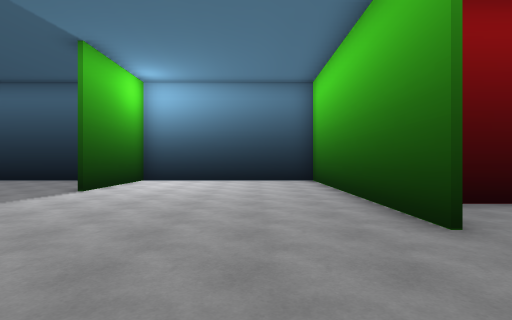
View 1 (above)

23 first-person views from a walk through a Unity game level. The camera is 1.4 m above the floor, looks level and sees 80° across. The floor is counted in squares, 2 m on a side. Each view is taken from the middle of a square. On the plan, view 1 faces up. The plan holds only what a view shows up to about 10 squares ahead; the rest is blank. The place goes on beyond the plan. The player character is not drawn. Some animated figures are left out. Some surface patterns are stand-ins.

View 2
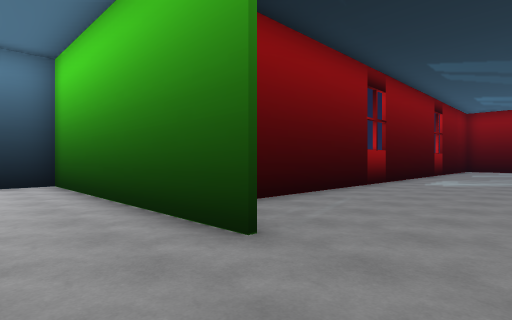

View 3
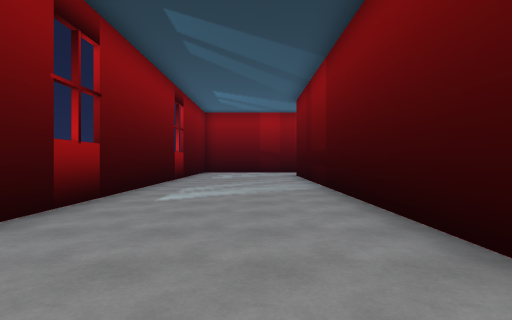

View 4
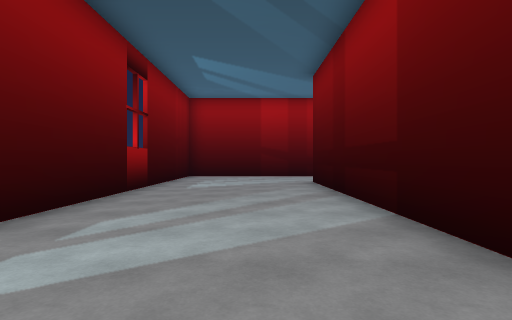

View 5
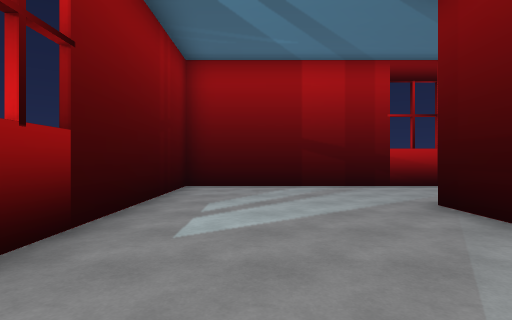

View 6
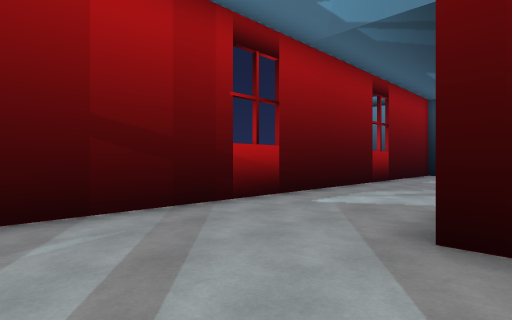

View 7
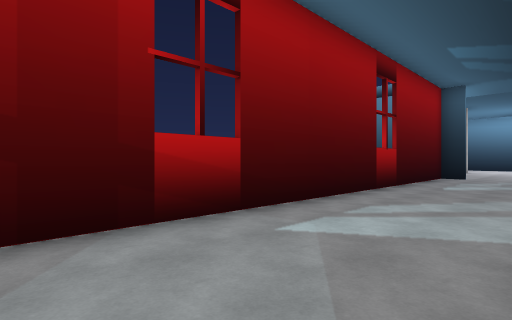

View 8
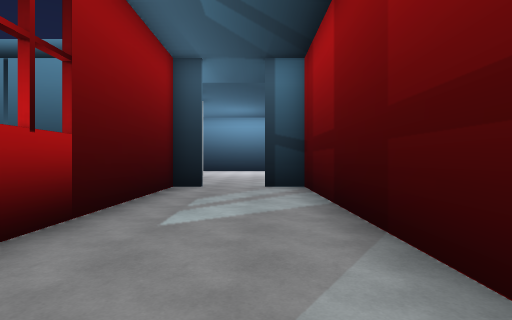

View 9
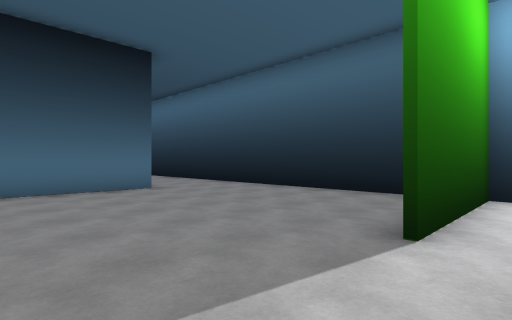

View 10
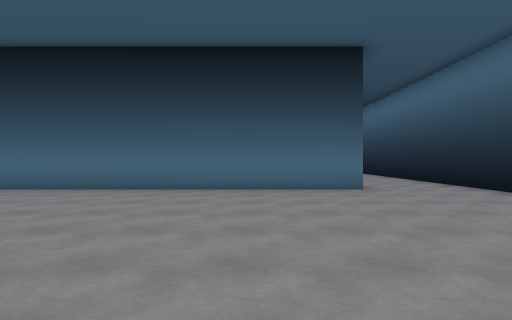

View 11
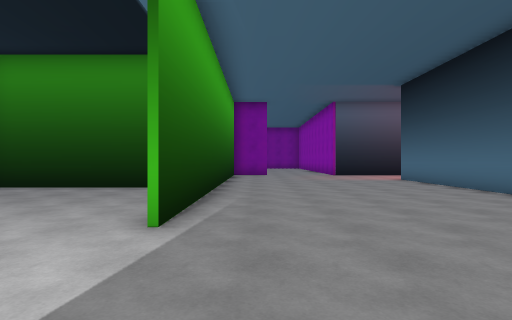

View 12
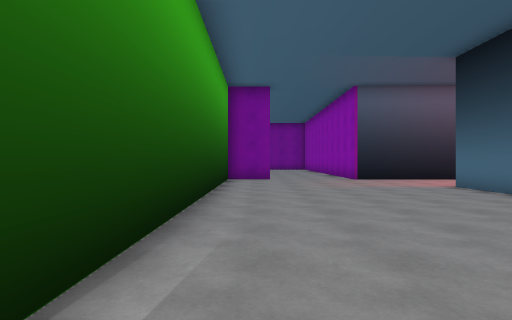

View 13
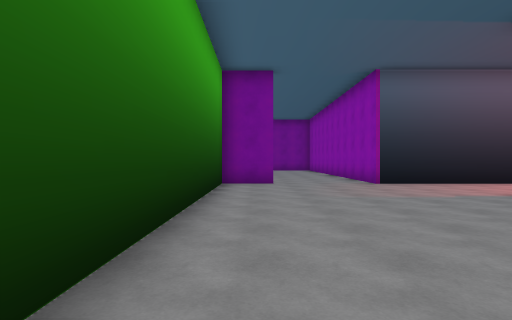

View 14
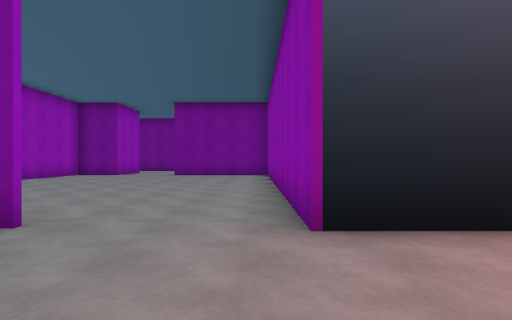

View 15
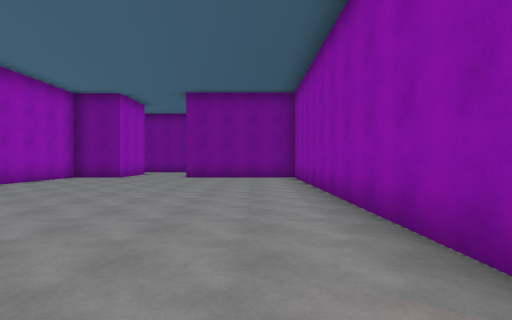

View 16
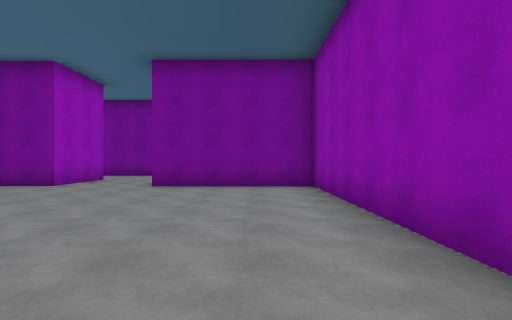

View 17
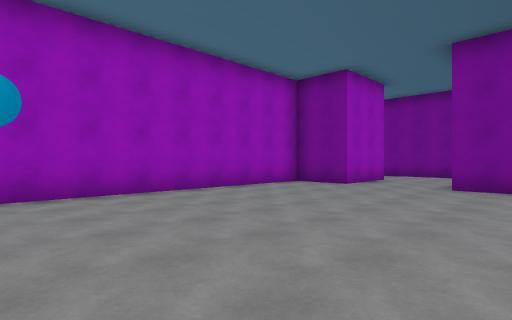

View 18
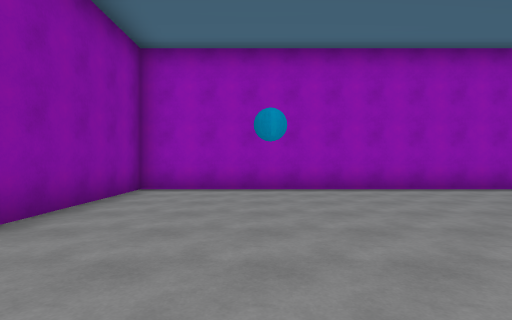

View 19
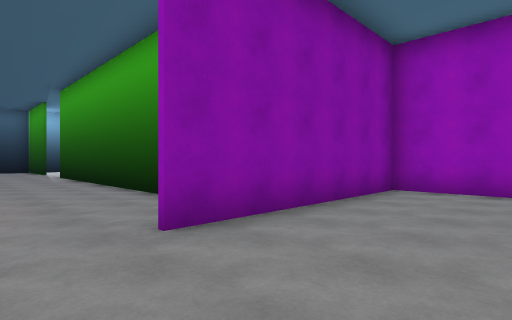

View 20
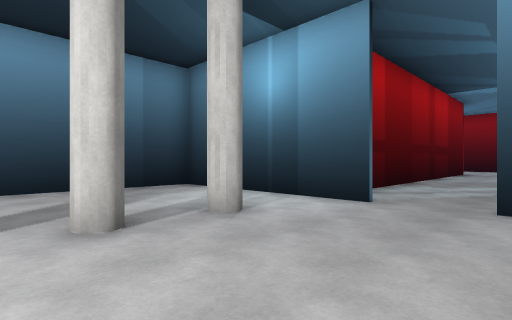

View 21
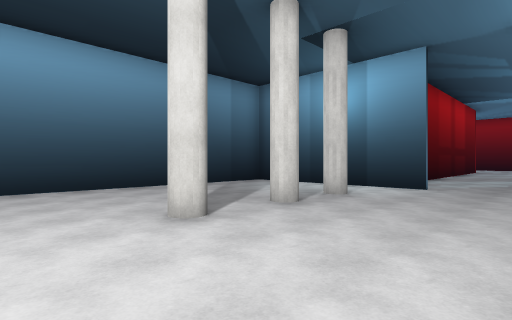

View 22
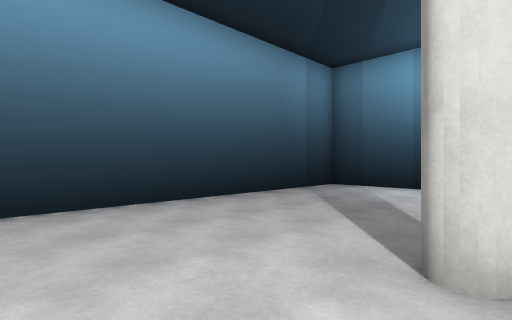

View 23
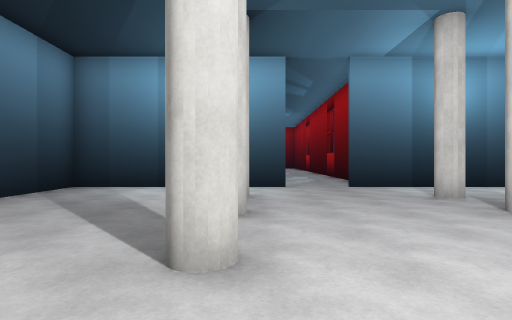

### Floor plan
Points are (right, up) in squares from view 1. A wall is a line through its corners. A room is listed if a view was taken in it or the views show most of it. See-through windows are left out.
Room 1 (views 1, 2, 3, 4, 5, 6, 7, 8, 9, 10, 11, 12, 13, 14, 15, 16, 17, 18, 19)
walls: (-2.4, -0.7) (1.5, -0.7); (2, 3) (2, 10.5) (0.7, 10.5); (6.1, 0.2) (17.8, 0.2); (-5.6, -7) (-4, -7) (-4, 3.9); (-3.9, 10.5) (-3.9, 6.8); (-5.3, 10.5) (-13, 10.5); (-10.2, 7.6) (-10.2, -4); (-12.6, -7) (-8.5, -7) (-8.5, -18.1) (-4.1, -18.1); (0.3, -17.9) (0.3, -7.2) (-5.6, -7.2); (17.7, -5.5) (17.7, -12) (18.9, -12); (-1.6, -20) (-1.6, -18.1) (0, -18.1); (21.2, -12) (21.2, 4.9) (3.2, 4.9)
ways out: opening at (19.5, -13) to room 2
Room 2 (views 20, 21, 22, 23)
walls: (18.9, -12.1) (13.3, -12.1) (13.3, -19.6); (22.5, -12.1) (20.4, -12.1)
ways out: opening at (19.5, -13) to room 1

Positions as (right, up) in squares from view 1, and headings:
1: (0, 0), facing up
2: (0, 1), facing up-right
3: (4, 2), facing right
4: (8, 2), facing right
5: (13, 3), facing right
6: (17, 3), facing down-right
7: (18, 1), facing down-right
8: (19, -4), facing down
9: (-3, 4), facing up-left
10: (-3, 5), facing left
11: (-5, 7), facing down
12: (-5, 4), facing down
13: (-5, 2), facing down
14: (-8, -4), facing down
15: (-7, -6), facing down
16: (-7, -10), facing down
17: (-6, -10), facing down-right
18: (-7, -10), facing right
19: (-7, -10), facing up-right
20: (21, -17), facing up-left
21: (21, -20), facing up-left
22: (18, -20), facing up-left
23: (18, -20), facing up
